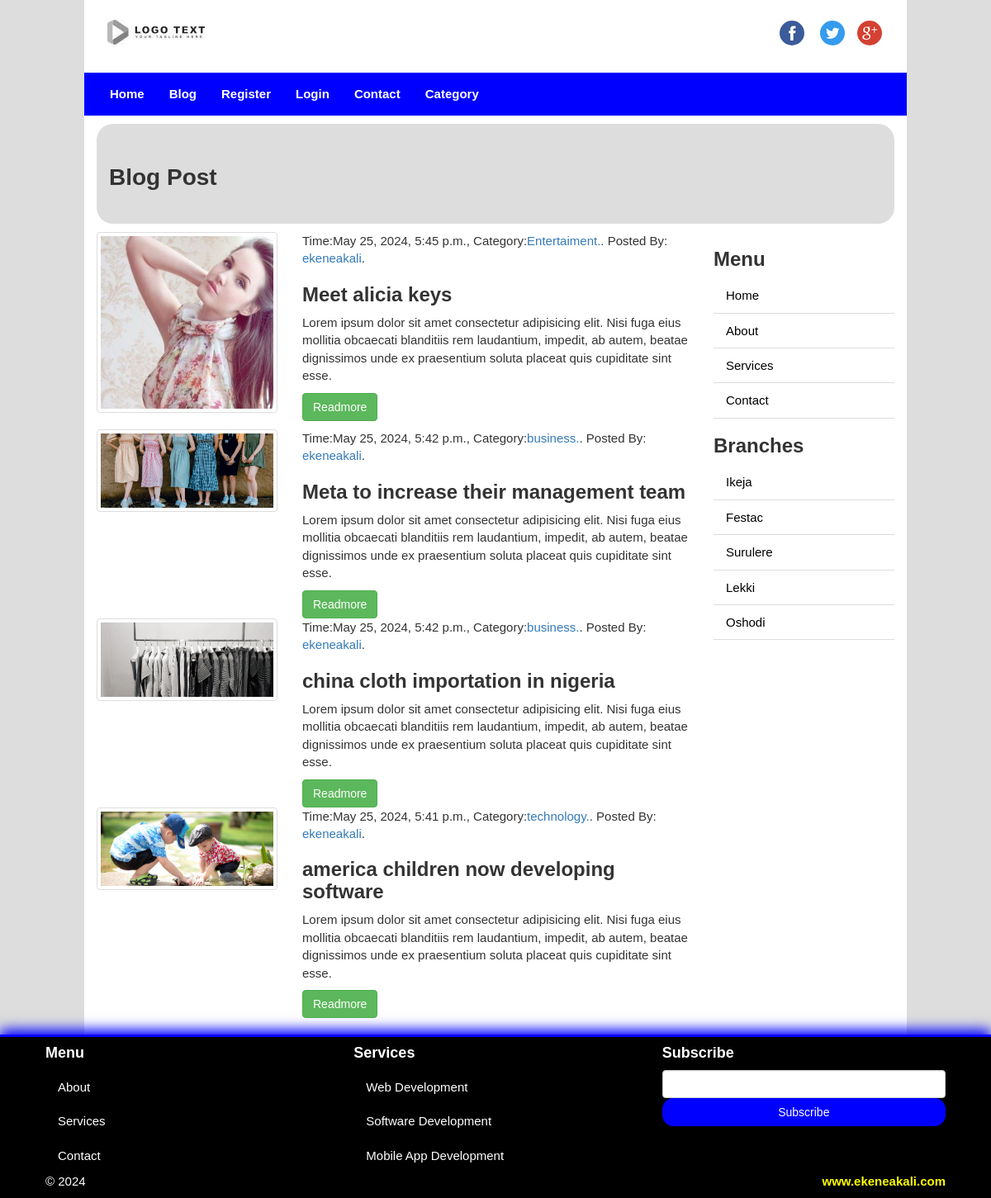
The app's page /pages/posts/ with its own data.
### cms_app/models.py (models this page shows, shortened)
class Post(models.Model):
    pst_title = models.CharField(max_length=150)
    created_by = models.ForeignKey(User, on_delete=models.CASCADE)
    pst_image = models.FileField(null=True, blank=True, upload_to='uploads/')
    category = models.ForeignKey(Category, on_delete=models.CASCADE)
    content = models.TextField(blank=True, null=True)
    num_site = models.IntegerField(default=0, verbose_name='visited')
    likes = models.ManyToManyField(User, related_name='likes', blank=True)
    created_at = models.DateTimeField(auto_now_add=True)
    updated_at = models.DateTimeField(auto_now=True)
    class Meta():
        verbose_name_plural = 'Post'

class Category(models.Model):
    cat_name = models.CharField(max_length=30, verbose_name='Category Name')
    cat_desc = models.TextField(blank=True, null=True, verbose_name='Description')
    created_at = models.DateTimeField(auto_now_add=True)
    updated_at = models.DateTimeField(auto_now=True)
    def __str__(self):
        return self.cat_name
    class Meta():
        verbose_name_plural = 'Category'

### cms_app/views.py (the view)
# urls.py: path('posts/', views.post_list, name='post_list'),
def post_list(request):
    post = Post.objects.all().order_by('-created_at')
    return render(request, 'cms_app/post-list.html', {'show_post':post})

### cms_app/context_processor.py (called while the page is built)
def category_menu(request):
    return {'menu':Category.objects.all()}

### templates/cms_app/post-list.html (shortened to what this page needs)
{% extends 'cms_app/base.html' %}
{% load static %}
{% block content %}
<section id="sectionTitle">
  <div class="pageTitle">
    <h1>Blog Post</h1>
  </div>
</section>
<section id="content">
  <div class="row">
    <div class="col-sm-9" id="mainContent">
      {% if show_post %}
        {% for s in show_post %}
        <div class="row">
          <div class="col-md-4 col-sm-4">
            <div class="thumbnail">
              <img src="{{ s.pst_image.url }}">
            </div>
          </div>
          <div class="col-md-8 col-sm-8">
            <div class="blog-content">
               <p>
                Time:{{ s.created_at }}, Category:<a href="{% url 'cms_app:post_from_cat' s.category.id %}">{{ s.category }}.</a>.
                Posted By: <a href="#">{{ s.created_by }}</a>.
              </p>
              <h2>{{ s.pst_title }}</h2>
              <p>
                {{ s.content|truncatewords:30 }}
              </p>
              <a href="{% url 'cms_app:single_post' s.id %}" class="btn btn-success">Readmore</a>
            </div>
          </div>
        </div>
        {% endfor %}
      {% endif %}
    </div>
    {% include 'cms_app/sidebar.html' %}
  </div>
</section>
{% endblock %}

### static/cms_app/css/ekene.css (style rules this page uses)
body { font-family: arial, verdana, sans-serif; font-size:15px; background-color:#ddd; }
h1, h2, h3, h4, h5, h6 { font-weight: bold; }
h1 { font-size:28px; }
#sectionTitle { background-color:#ddd; padding:30px 15px; margin: 10px 0; border-radius:20px; }
#mainContent img { width:100%; height:auto; }
#mainContent h2 { font-size:24px; }

### records on screen
Post: pst_image (picture), created_at "May 25, 2024, 5:45 p.m.", category "Entertaiment", created_by "ekeneakali", pst_title "Meet alicia keys", content "Lorem ipsum dolor sit amet consectetur adipisicing elit. Nisi fuga eius mollitia obcaecati blanditiis rem laudantium, impedit, ab autem, beatae dignissimos unde ex praesentium soluta placeat quis cupiditate sint esse."
Post: pst_image (picture), created_at "May 25, 2024, 5:42 p.m.", category "business", created_by "ekeneakali", pst_title "Meta to increase their management team", content "Lorem ipsum dolor sit amet consectetur adipisicing elit. Nisi fuga eius mollitia obcaecati blanditiis rem laudantium, impedit, ab autem, beatae dignissimos unde ex praesentium soluta placeat quis cupiditate sint esse."
Post: pst_image (picture), created_at "May 25, 2024, 5:42 p.m.", category "business", created_by "ekeneakali", pst_title "china cloth importation in nigeria", content "Lorem ipsum dolor sit amet consectetur adipisicing elit. Nisi fuga eius mollitia obcaecati blanditiis rem laudantium, impedit, ab autem, beatae dignissimos unde ex praesentium soluta placeat quis cupiditate sint esse."
Post: pst_image (picture), created_at "May 25, 2024, 5:41 p.m.", category "technology", created_by "ekeneakali", pst_title "america children now developing software", content "Lorem ipsum dolor sit amet consectetur adipisicing elit. Nisi fuga eius mollitia obcaecati blanditiis rem laudantium, impedit, ab autem, beatae dignissimos unde ex praesentium soluta placeat quis cupiditate sint esse."
